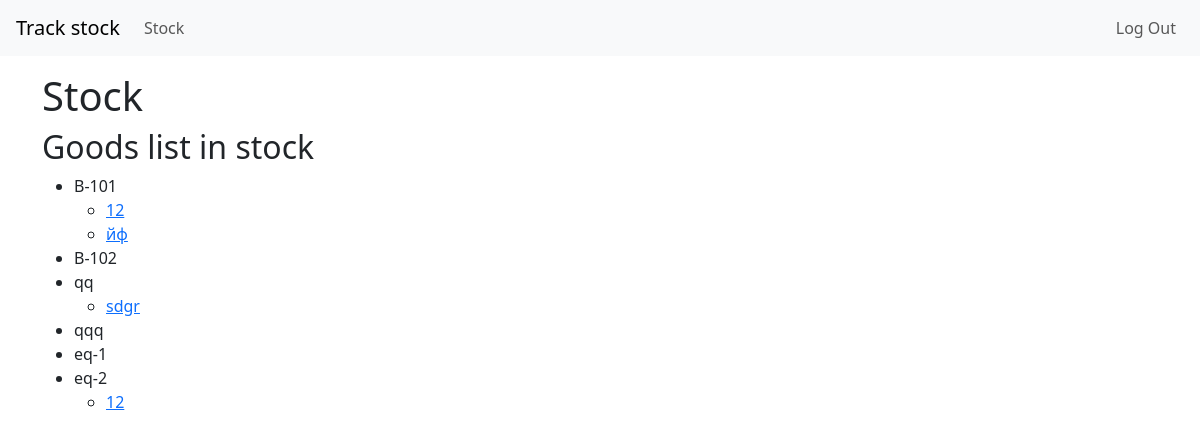
/stock/ (signed in), run on an earlier commit of the app's database.
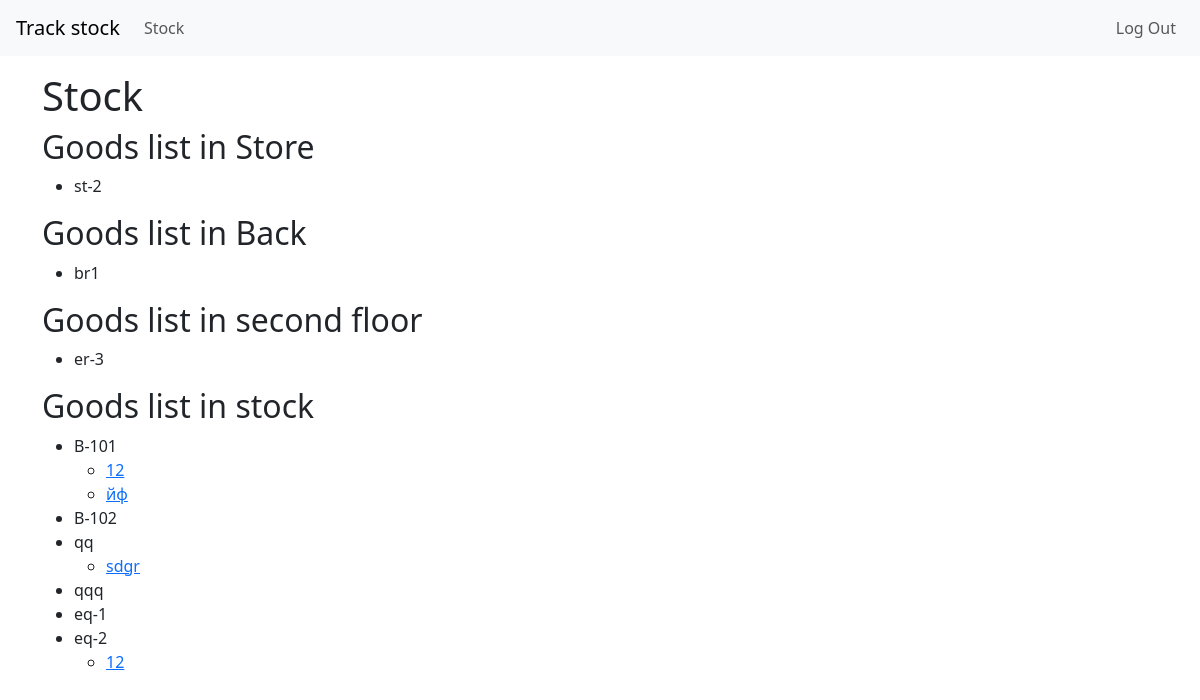
And on a later commit of the database.
### goods_map/stock/models.py (models this page shows)
class StockModel(models.Model):
    name = models.CharField(max_length=15, unique=True)
    def __str__(self):
        return self.name

class StoreHall(models.Model):
    name = models.CharField(max_length=15, unique=True)
    def __str__(self):
        return self.name

class StoreBack(models.Model):
    name = models.CharField(max_length=15, unique=True)
    def __str__(self):
        return self.name

class StoreUp(models.Model):
    name = models.CharField(max_length=15, unique=True)
    def __str__(self):
        return self.name

### goods_map/goods/models.py (models this page shows)
class GoodsModel(models.Model):
    name = models.CharField(max_length=50)
    cost_price = models.PositiveSmallIntegerField(null=True)
    wholesale_price = models.PositiveSmallIntegerField(null=True)
    retail_price = models.PositiveSmallIntegerField(null=True)
    weight = models.FloatField(null=True)
    store_hall = models.ForeignKey(StoreHall, on_delete=models.PROTECT,
                                   related_name='store_hall', null=True)
    store_back = models.ForeignKey(StoreBack, on_delete=models.PROTECT,
                                   related_name='store_back', null=True)
    store_up = models.ForeignKey(StoreUp, on_delete=models.PROTECT,
                                 related_name='store_up', null=True)
    stock = models.ManyToManyField(StockModel)
    def __str__(self):
        return self.name

### goods_map/stock/views.py (the view)
# urls.py: path('', StockHome.as_view(), name='stock_home'),
class StockHome(LoginRequiredMixin, ListView):
    template_name = 'stock.html'
    model = models.StockModel
    def get_context_data(self, *, object_list=None, **kwargs):
        context = super().get_context_data(**kwargs)
        context['store_hall'] = models.StoreHall.objects.all()
        context['store_back'] = models.StoreBack.objects.all()
        context['store_up'] = models.StoreUp.objects.all()
        return context

### goods_map/stock/templates/stock.html (shortened to what this page needs)
{% extends "base.html" %}
{% load bootstrap4 %}
{% block main %}
<h1>Stock</h1>
{% if store_hall %}
<h2>Goods list in Store</h2>
<ul>
    {% for storage in store_hall %}
    <li>{{ storage }}</li>
    {% endfor %}
</ul>
{% endif %}
{% if store_hall %}
<h2>Goods list in Back</h2>
<ul>
    {% for storage in store_back %}
    <li>{{ storage }}</li>
    {% endfor %}
</ul>
{% endif %}
{% if store_hall %}
<h2>Goods list in second floor</h2>
<ul>
    {% for storage in store_up %}
    <li>{{ storage }}</li>
    {% endfor %}
</ul>
{% endif %}
<h2>Goods list in stock</h2>
<ul>
    {% for i in object_list %}
    <li>{{ i }}</li>
        <ul>
            {% for w in i.goodsmodel_set.all %}
            <li>
                <a href="{% url 'good_card' w.id %}"> {{ w }}</a>
            </li>
            {% endfor %}
        </ul>
    {% endfor %}
</ul>
{% endblock%}

### goods_map/templates/base.html (shortened to what this page needs)
<!DOCTYPE html>
<html lang="en">
<head>
    <link href="https://cdn.jsdelivr.net/npm/bootstrap@5.3.0/dist/css/bootstrap.min.css" rel="stylesheet">
</head>
  <body class="d-flex flex-column min-vh-100">
  {% include 'headers.html' %}
  <div class="container wrapper flex-grow-1">
            {% block main %}{% endblock %}
     </div>
  </body>
</html>

### goods_map/templates/headers.html (shortened to what this page needs)
<header class="flex-shrink-0 mb-3">
  <nav class="navbar navbar-expand-md navbar-light bg-light px-3">
    <div id="navbarNav " class="w-100">
      <div class="navbar-nav w-100">
        <div class="nav-item d-flex justify-content-sm-between w-100">
          <div class="d-flex">
              <a class="navbar-brand" href="/">
              Track stock
              </a>
              <a class="nav-link " href="{% url 'stock_home' %}">
                  Stock
              </a>
          </div>
          <div class="d-flex">
            {% if request.user.is_authenticated %}
              <form action="/logout/" method="post">
                <input class="btn nav-link" type="submit" value="Log Out">
              </form>
            {% else %}
              <a class="nav-link " href="{% url 'login' %}">Log In</a>
            {% endif %}
          </div>
        </div>
      </div>
    </div>
  </nav>
</header>

What changed in the data, as far as the page shows it:
added StoreHall: name "st-2"
added StoreBack: name "br1"
added StoreUp: name "er-3"
Also different on the page:
text now shown: "Goods list in Store Goods list in Back Goods list in second floor"
